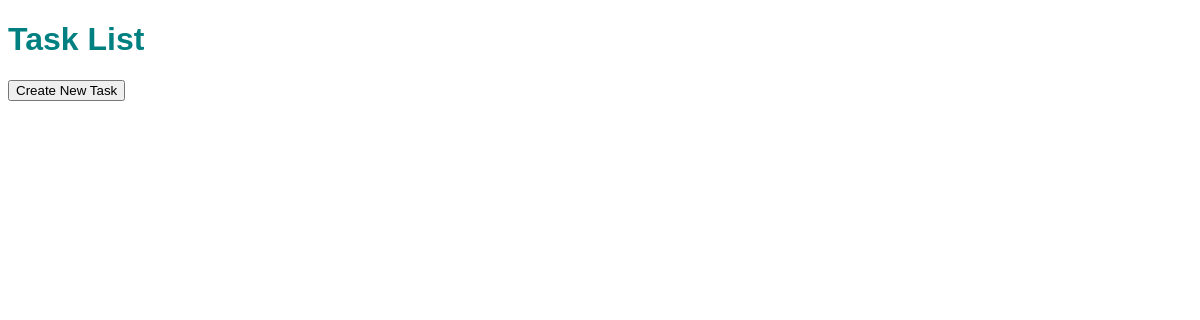
Before: / with the older database file.
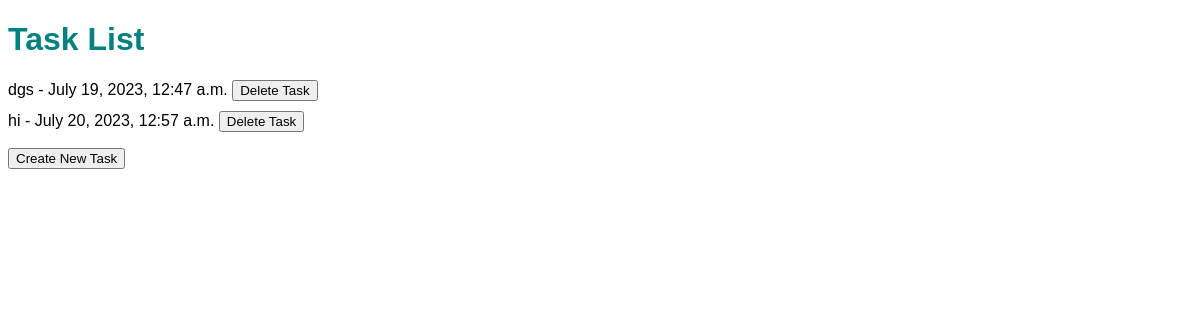
After: the same page with the newer database file.
### tasks/models.py (models this page shows, shortened)
class Task(models.Model):
    title = models.CharField(max_length=200)
    description = models.TextField()
    created_at = models.DateTimeField(auto_now_add=True)
    due_date = models.DateTimeField()
    completed = models.BooleanField(default=False)

### tasks/views.py (the view)
# urls.py: path('', views.task_list, name='task_list'),
def task_list(request):
    tasks = Task.objects.all()
    return render(request, 'task_list.html', {'tasks': tasks})

### tasks/templates/task_list.html (shortened to what this page needs)
{% load static %}
<!DOCTYPE html>
<html>
<head>
    <link rel="stylesheet" type="text/css" href="{% static 'css/styles.css' %}">
</head>
<body>
    <h1>Task List</h1>
    <ul>
        {% for task in tasks %}
            <li>
                {{ task.title }} - {{ task.due_date }}
                <a href="{% url 'delete_task' task.pk %}"><button>Delete Task</button></a>
            </li>
        {% endfor %}
    </ul>
    <a href="{% url 'create_task' %}"><button>Create New Task</button></a>
</body>
</html>

### tasks/static/css/styles.css (style rules this page uses)
body { font-family: Arial, sans-serif; }
h1 { color: #008080; }
ul { list-style-type: none; padding: 0; }
li { margin-bottom: 10px; }

Changed rows visible on the page:
added Task: title "dgs", due_date "July 19, 2023, 12:47 a.m."
added Task: title "hi", due_date "July 20, 2023, 12:57 a.m."
